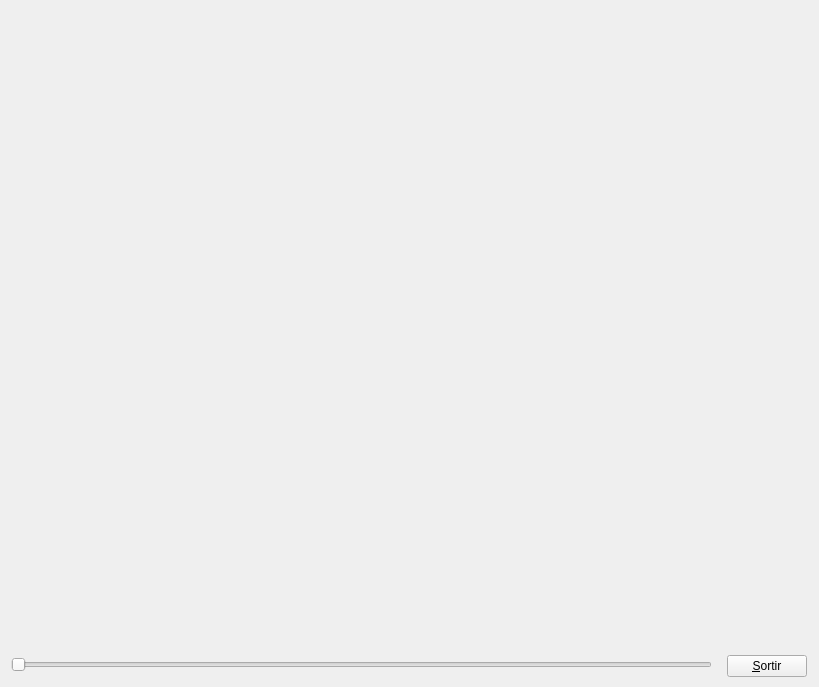
<?xml version="1.0" encoding="UTF-8"?>
<ui version="4.0">
 <class>MyForm</class>
 <widget class="QWidget" name="MyForm">
  <property name="geometry">
   <rect>
    <x>0</x>
    <y>0</y>
    <width>819</width>
    <height>687</height>
   </rect>
  </property>
  <property name="windowTitle">
   <string>Form</string>
  </property>
  <widget class="QWidget" name="layoutWidget">
   <property name="geometry">
    <rect>
     <x>727</x>
     <y>6</y>
     <width>86</width>
     <height>671</height>
    </rect>
   </property>
   <layout class="QVBoxLayout" name="verticalLayout">
    <item>
     <spacer name="verticalSpacer">
      <property name="orientation">
       <enum>Qt::Vertical</enum>
      </property>
      <property name="sizeHint" stdset="0">
       <size>
        <width>20</width>
        <height>40</height>
       </size>
      </property>
     </spacer>
    </item>
    <item>
     <widget class="QPushButton" name="pushButton">
      <property name="sizePolicy">
       <sizepolicy hsizetype="Fixed" vsizetype="Fixed">
        <horstretch>0</horstretch>
        <verstretch>0</verstretch>
       </sizepolicy>
      </property>
      <property name="text">
       <string>&amp;Sortir</string>
      </property>
     </widget>
    </item>
   </layout>
  </widget>
  <widget class="QWidget" name="layoutWidget">
   <property name="geometry">
    <rect>
     <x>11</x>
     <y>11</y>
     <width>701</width>
     <height>661</height>
    </rect>
   </property>
   <layout class="QVBoxLayout" name="verticalLayout_3">
    <item>
     <widget class="MyGLWidget" name="widget" native="true">
      <property name="enabled">
       <bool>true</bool>
      </property>
      <property name="sizePolicy">
       <sizepolicy hsizetype="Expanding" vsizetype="Expanding">
        <horstretch>0</horstretch>
        <verstretch>0</verstretch>
       </sizepolicy>
      </property>
      <layout class="QVBoxLayout" name="verticalLayout_2"/>
     </widget>
    </item>
    <item>
     <widget class="QSlider" name="zoomSlider">
      <property name="minimum">
       <number>1</number>
      </property>
      <property name="maximum">
       <number>179</number>
      </property>
      <property name="orientation">
       <enum>Qt::Horizontal</enum>
      </property>
     </widget>
    </item>
   </layout>
  </widget>
 </widget>
 <customwidgets>
  <customwidget>
   <class>MyGLWidget</class>
   <extends>QWidget</extends>
   <header>MyGLWidget.h</header>
   <container>1</container>
   <slots>
    <signal>updateZoom(int)</signal>
    <slot>changeZoom(int)</slot>
   </slots>
  </customwidget>
 </customwidgets>
 <resources/>
 <connections>
  <connection>
   <sender>pushButton</sender>
   <signal>clicked()</signal>
   <receiver>MyForm</receiver>
   <slot>close()</slot>
   <hints>
    <hint type="sourcelabel">
     <x>811</x>
     <y>675</y>
    </hint>
    <hint type="destinationlabel">
     <x>818</x>
     <y>529</y>
    </hint>
   </hints>
  </connection>
  <connection>
   <sender>zoomSlider</sender>
   <signal>valueChanged(int)</signal>
   <receiver>widget</receiver>
   <slot>changeZoom(int)</slot>
   <hints>
    <hint type="sourcelabel">
     <x>415</x>
     <y>662</y>
    </hint>
    <hint type="destinationlabel">
     <x>414</x>
     <y>612</y>
    </hint>
   </hints>
  </connection>
  <connection>
   <sender>widget</sender>
   <signal>updateZoom(int)</signal>
   <receiver>zoomSlider</receiver>
   <slot>setValue(int)</slot>
   <hints>
    <hint type="sourcelabel">
     <x>295</x>
     <y>608</y>
    </hint>
    <hint type="destinationlabel">
     <x>299</x>
     <y>664</y>
    </hint>
   </hints>
  </connection>
 </connections>
</ui>
